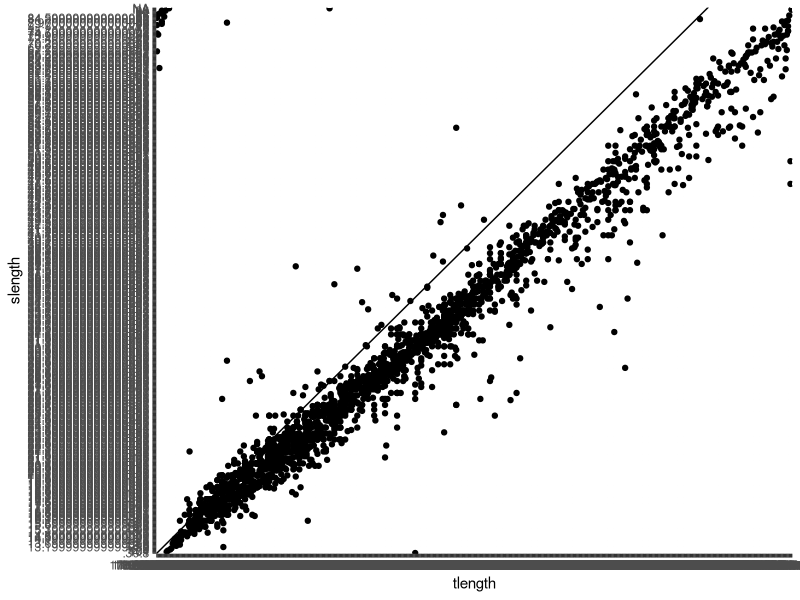

Reproduce this figure in R.
## ---- chunk 1
knitr::opts_chunk$set(echo = TRUE,
                      message = FALSE)
## ---- chunk 2
library(tidyverse)      # or load just dplyr
library(stringr)        # for string manipulations
library(readxl)         # has functions to read data from Excel
## ---- chunk 3
d_raw <- read_excel("data-raw/all_length_data.xls")
## ---- chunk 4
glimpse(d_raw)
## ---- chunk 5
tail(d_raw)
## ---- chunk 6
# use this for now
d <- d_raw[rowSums(is.na(d_raw)) != ncol(d_raw),]
glimpse(d)
## ---- chunk 7
d <-
  d %>% 
  rename(date = DATE,
         boat = Boat,
         gear = Technique,
         species = Species,
         flength = `Fork Length  (cm)`,
         tlength = `Total Length (cm)`,
         slength = `Standard Length (cm)`)
names(d)
## ---- chunk 8
table(d$gear)
## ---- chunk 9
d <- 
  d %>% 
  mutate(gear = str_trim(gear),                        # Get rid of leading and trailing spaces
         gear = ifelse(gear == "NA", NA, gear),        # NA is hear actually NA
                                                       #  NOTE: check if this can not be fixed upstream (e.g. read_excel)
         gear = Hmisc::capitalize(tolower(gear)),      # Just the first word with capital
         gear = ifelse(gear == "Trap", "Traps", gear),
         gear = ifelse(gear == "Lobster hook", "Lobster trap", gear))
## ---- chunk 10
table(d$gear)
## ---- chunk 11
table(d$boat)
## ---- chunk 12
d <- 
  d %>% 
  mutate(boat = str_trim(boat),    # get rid of leading or trailing spaces
         boat = ifelse(boat == "Caiban", "Caliban", boat),
         boat = ifelse(boat == "Harold's", "Harold", boat),
         boat = ifelse(boat == "poacher", "Poacher", boat),
         boat = ifelse(boat == "Ronald", "Ronald Dean", boat),
         boat = ifelse(boat == "samuel", "Samuel", boat))
## ---- chunk 13
table(d$species)
## ---- chunk 14
species <-
  d %>% 
  mutate(species = str_trim(species))
## ---- chunk 15
ggplot(d, aes(tlength, slength)) +
  geom_point() +
  geom_abline()
